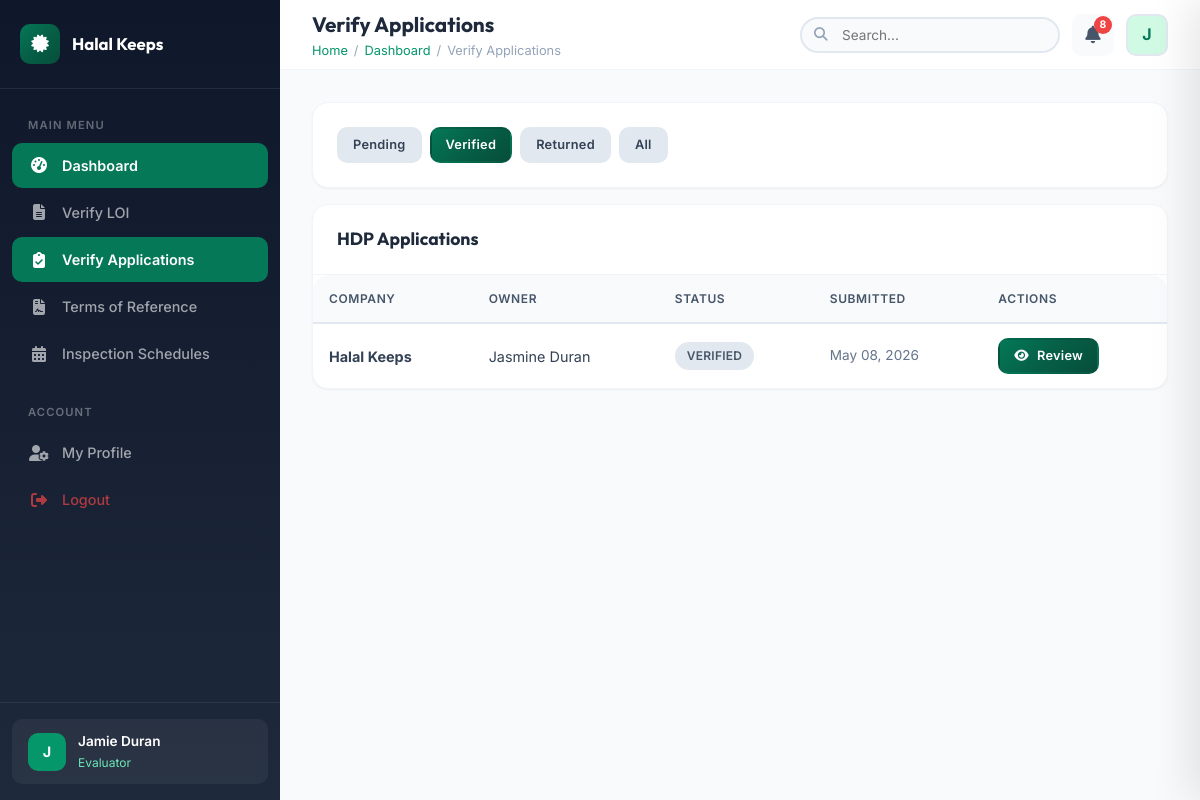
Page /dashboard/evaluator/verify_applications.php?filter=verified (signed in) on the committed database.
### tables this page shows
CREATE TABLE `hdp_applications` (
  `id` int(11) NOT NULL,
  `loi_id` int(11) NOT NULL,
  `business_owner_id` int(11) NOT NULL,
  `application_form_path` varchar(500) DEFAULT NULL,
  `supporting_papers` text DEFAULT NULL,
  `request_form_path` varchar(500) DEFAULT NULL,
  `reviews_ratings` text DEFAULT NULL,
  `laboratory_report_path` varchar(500) DEFAULT NULL,
  `requirements_complete` tinyint(1) DEFAULT 0,
  `enterprise_type` enum('micro','small','medium') DEFAULT NULL,
  `status` enum('draft','submitted','under_review','verified','incomplete','approved') DEFAULT 'draft',
  `submitted_at` timestamp NULL DEFAULT NULL,
  `created_at` timestamp NOT NULL DEFAULT current_timestamp(),
  `updated_at` timestamp NOT NULL DEFAULT current_timestamp() ON UPDATE current_timestamp()
);

CREATE TABLE `letter_of_intent` (
  `id` int(11) NOT NULL,
  `business_owner_id` int(11) NOT NULL,
  `company_name` varchar(255) NOT NULL,
  `company_address` text NOT NULL,
  `company_info` text NOT NULL,
  `date_of_intent` date DEFAULT NULL,
  `menu_list` text DEFAULT NULL,
  `contact_person` varchar(255) DEFAULT NULL,
  `contact_email` varchar(255) DEFAULT NULL,
  `contact_phone` varchar(50) DEFAULT NULL,
  `letter_content` text NOT NULL,
  `supporting_documents` text DEFAULT NULL,
  `status` enum('draft','submitted','under_review','verified','returned','rejected') DEFAULT 'draft',
  `remarks` text DEFAULT NULL,
  `submitted_at` timestamp NULL DEFAULT NULL,
  `created_at` timestamp NOT NULL DEFAULT current_timestamp(),
  `updated_at` timestamp NOT NULL DEFAULT current_timestamp() ON UPDATE current_timestamp(),
  `application_type` varchar(255) DEFAULT NULL,
  `certifying_body` varchar(255) DEFAULT 'HDIP',
  `signature_data` longtext DEFAULT NULL
);

CREATE TABLE `users` (
  `id` int(11) NOT NULL,
  `google_id` varchar(255) DEFAULT NULL,
  `email` varchar(255) NOT NULL,
  `full_name` varchar(255) NOT NULL,
  `first_name` varchar(100) DEFAULT NULL,
  `last_name` varchar(100) DEFAULT NULL,
  `avatar` varchar(500) DEFAULT NULL,
  `password` varchar(255) DEFAULT NULL,
  `phone` varchar(20) DEFAULT NULL,
  `address` text DEFAULT NULL,
  `role_id` int(11) DEFAULT NULL,
  `role_status` enum('pending','approved','rejected','none') DEFAULT 'none',
  `is_active` tinyint(1) DEFAULT 1,
  `email_verified` tinyint(1) DEFAULT 0,
  `last_login` timestamp NULL DEFAULT NULL,
  `created_at` timestamp NOT NULL DEFAULT current_timestamp(),
  `updated_at` timestamp NOT NULL DEFAULT current_timestamp() ON UPDATE current_timestamp(),
  `failed_login_attempts` int(11) DEFAULT 0,
  `account_locked` tinyint(1) DEFAULT 0
);

### dashboard/evaluator/verify_applications.php (the view, shortened to what this page needs)
<?php
require_once __DIR__ . '/../../config/app.php';
$action = $_GET['action'] ?? 'list';
$filter = $_GET['filter'] ?? 'submitted';
require_once __DIR__ . '/../../includes/header.php';
?>
<?php if ($action === 'list'): ?>
<?php
$where = $filter === 'all' ? '' : "WHERE ha.status = '$filter'";
$apps = $conn->query("
    SELECT ha.*, loi.company_name, u.full_name as owner_name,
        (SELECT COUNT(*) FROM application_verification av WHERE av.application_id = ha.id AND av.verification_status = 'returned') as was_returned
    FROM hdp_applications ha
    JOIN letter_of_intent loi ON ha.loi_id = loi.id
    JOIN users u ON ha.business_owner_id = u.id
    $where ORDER BY ha.created_at DESC
")->fetch_all(MYSQLI_ASSOC);
?>
<div class="card" style="margin-bottom: 16px;">
    <div class="card-body" style="display: flex; gap: 8px;">
        <a href="?filter=submitted" class="btn btn-sm <?= $filter === 'submitted' ? 'btn-primary' : 'btn-secondary' ?>">Pending</a>
        <a href="?filter=verified" class="btn btn-sm <?= $filter === 'verified' ? 'btn-primary' : 'btn-secondary' ?>">Verified</a>
        <a href="?filter=incomplete" class="btn btn-sm <?= $filter === 'incomplete' ? 'btn-primary' : 'btn-secondary' ?>">Returned</a>
        <a href="?filter=all" class="btn btn-sm <?= $filter === 'all' ? 'btn-primary' : 'btn-secondary' ?>">All</a>
    </div>
</div>
<div class="card">
    <div class="card-header"><h3>HDP Applications</h3></div>
    <div class="card-body" style="padding: 0;">
        <?php if (empty($apps)): ?>
            <div class="empty-state"><div class="empty-icon"><i class="fas fa-clipboard-check"></i></div><h3>No Applications</h3></div>
        <?php else: ?>
            <div class="table-responsive">
                <table class="table">
                    <thead><tr><th>Company</th><th>Owner</th><th>Status</th><th>Submitted</th><th>Actions</th></tr></thead>
                    <tbody>
                        <?php foreach ($apps as $app): ?>
                        <tr>
                            <td><strong><?= htmlspecialchars($app['company_name']) ?></strong></td>
                            <td><?= htmlspecialchars($app['owner_name']) ?></td>
                            <td>
                                <?= getStatusBadge($app['status']) ?>
                            </td>
                            <td style="font-size:0.85rem;color:var(--neutral-500)"><?= $app['submitted_at'] ? formatDate($app['submitted_at']) : '-' ?></td>
                            <td>
                                <a href="?action=review&id=<?= $app['id'] ?>" class="btn btn-sm btn-primary">
                                    <i class="fas fa-eye"></i> Review
                                </a>
                            </td>
                        </tr>
                        <?php endforeach; ?>
                    </tbody>
                </table>
            </div>
        <?php endif; ?>
    </div>
</div>
<?php endif; ?>
<?php require_once __DIR__ . '/../../includes/footer.php'; ?>

### includes/functions.php (shortened to what this page needs)
<?php
function formatDate($date, $format = 'M d, Y') {
    return date($format, strtotime($date));
}
function getStatusBadge($status) {
    return $badges[strtolower($status)] ?? '<span class="badge badge-secondary">' . ucfirst(str_replace('_', ' ', $status)) . '</span>';
}
?>

### rows in the picture
hdp_applications: loi.company_name "Halal Keeps", business_owner.full_name "Jasmine Duran", status "VERIFIED", submitted_at "May 08, 2026"

### other values in the picture
$item['label'] "Dashboard"
$item['label'] "Verify LOI"
$item['label'] "Verify Applications"
$item['label'] "Terms of Reference"
$item['label'] "Inspection Schedules"
substr($_SESSION['full_name'] ?? 'U', 0, 1) "J"
$_SESSION['full_name'] "Jamie Duran"
$role_name "Evaluator"
$page_heading "Verify Applications"
$crumb['label'] "Dashboard"
$crumb['label'] "Verify Applications"
$notif_count "8"
